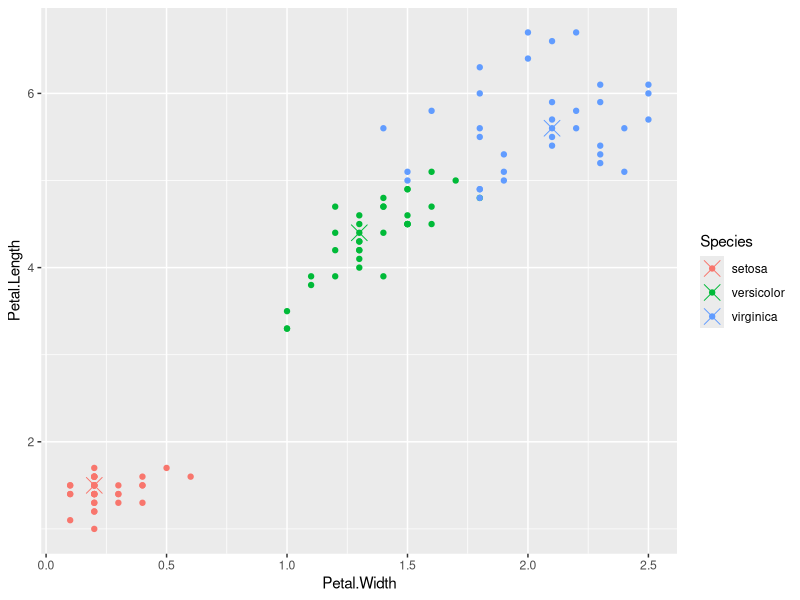

Write R code to recreate this figure.

library(caret)
library(ggplot2)
library(randomForest)

# Create training and test sets
inTrain <- createDataPartition(y=iris$Species, 
                               p=0.7, list=F)
training <- iris[inTrain,]
testing <- iris[-inTrain,]
dim(training); dim(testing)

modFit <- train(Species~.,data=training,method="rf",prox=T)
modFit

getTree(modFit$finalModel,k=2)

# Class "centers"
irisP <- classCenter(training[,c(3,4)], training$Species, modFit$finalModel$proximity)
irisP <- as.data.frame(irisP); irisP$Species <- rownames(irisP)
p <- qplot(Petal.Width, Petal.Length, col=Species, data=training)
p + geom_point(aes(x=Petal.Width, y=Petal.Length,col=Species),size=5, shape=4,data=irisP)

# Predicting new values
pred <- predict(modFit,testing); testing$predRight <- pred==testing$Species
table(pred, testing$Species)
